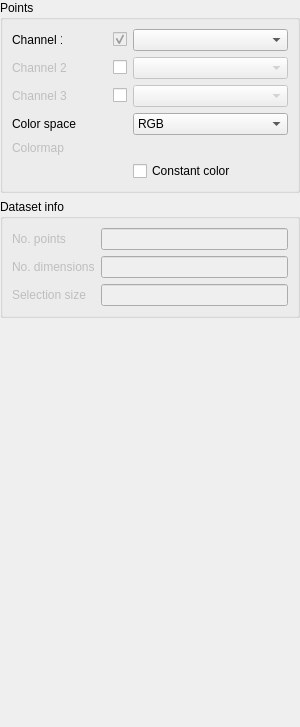
<?xml version="1.0" encoding="UTF-8"?>
<ui version="4.0">
 <class>PointsLayerWidget</class>
 <widget class="QWidget" name="PointsLayerWidget">
  <property name="enabled">
   <bool>true</bool>
  </property>
  <property name="geometry">
   <rect>
    <x>0</x>
    <y>0</y>
    <width>300</width>
    <height>727</height>
   </rect>
  </property>
  <property name="sizePolicy">
   <sizepolicy hsizetype="Minimum" vsizetype="Minimum">
    <horstretch>0</horstretch>
    <verstretch>0</verstretch>
   </sizepolicy>
  </property>
  <property name="maximumSize">
   <size>
    <width>16777215</width>
    <height>16777215</height>
   </size>
  </property>
  <property name="windowTitle">
   <string>Form</string>
  </property>
  <layout class="QVBoxLayout" name="verticalLayout">
   <property name="sizeConstraint">
    <enum>QLayout::SetDefaultConstraint</enum>
   </property>
   <property name="leftMargin">
    <number>0</number>
   </property>
   <property name="topMargin">
    <number>0</number>
   </property>
   <property name="rightMargin">
    <number>0</number>
   </property>
   <property name="bottomMargin">
    <number>0</number>
   </property>
   <item>
    <widget class="QGroupBox" name="groupBox">
     <property name="sizePolicy">
      <sizepolicy hsizetype="Ignored" vsizetype="Preferred">
       <horstretch>0</horstretch>
       <verstretch>0</verstretch>
      </sizepolicy>
     </property>
     <property name="title">
      <string>Points</string>
     </property>
     <layout class="QGridLayout" name="gridLayout">
      <item row="2" column="1">
       <widget class="QComboBox" name="channel1ComboBox">
        <property name="enabled">
         <bool>true</bool>
        </property>
        <property name="sizePolicy">
         <sizepolicy hsizetype="Preferred" vsizetype="Fixed">
          <horstretch>1</horstretch>
          <verstretch>0</verstretch>
         </sizepolicy>
        </property>
       </widget>
      </item>
      <item row="6" column="1">
       <widget class="QComboBox" name="colorSpaceComboBox">
        <item>
         <property name="text">
          <string>RGB</string>
         </property>
        </item>
        <item>
         <property name="text">
          <string>HSL</string>
         </property>
        </item>
        <item>
         <property name="text">
          <string>LAB</string>
         </property>
        </item>
       </widget>
      </item>
      <item row="5" column="0">
       <layout class="QHBoxLayout" name="channel3HorizontalLayout">
        <property name="spacing">
         <number>6</number>
        </property>
        <item>
         <widget class="QLabel" name="channel3Label">
          <property name="enabled">
           <bool>false</bool>
          </property>
          <property name="text">
           <string>Channel 3</string>
          </property>
         </widget>
        </item>
        <item>
         <spacer name="channel3HorizontalSpacer">
          <property name="orientation">
           <enum>Qt::Horizontal</enum>
          </property>
          <property name="sizeHint" stdset="0">
           <size>
            <width>40</width>
            <height>20</height>
           </size>
          </property>
         </spacer>
        </item>
        <item>
         <widget class="QCheckBox" name="channel3CheckBox">
          <property name="text">
           <string/>
          </property>
         </widget>
        </item>
       </layout>
      </item>
      <item row="2" column="0">
       <layout class="QHBoxLayout" name="channel1HorizontalLayout">
        <property name="spacing">
         <number>6</number>
        </property>
        <property name="leftMargin">
         <number>0</number>
        </property>
        <item>
         <widget class="QLabel" name="channel1Label">
          <property name="sizePolicy">
           <sizepolicy hsizetype="Fixed" vsizetype="Preferred">
            <horstretch>0</horstretch>
            <verstretch>0</verstretch>
           </sizepolicy>
          </property>
          <property name="minimumSize">
           <size>
            <width>50</width>
            <height>0</height>
           </size>
          </property>
          <property name="maximumSize">
           <size>
            <width>50</width>
            <height>16777215</height>
           </size>
          </property>
          <property name="text">
           <string>Channel 1</string>
          </property>
         </widget>
        </item>
        <item>
         <spacer name="channel1HorizontalSpacer">
          <property name="orientation">
           <enum>Qt::Horizontal</enum>
          </property>
          <property name="sizeHint" stdset="0">
           <size>
            <width>40</width>
            <height>20</height>
           </size>
          </property>
         </spacer>
        </item>
        <item>
         <widget class="QCheckBox" name="channel1CheckBox">
          <property name="enabled">
           <bool>false</bool>
          </property>
          <property name="text">
           <string/>
          </property>
          <property name="checked">
           <bool>true</bool>
          </property>
         </widget>
        </item>
       </layout>
      </item>
      <item row="10" column="1">
       <widget class="QCheckBox" name="constantColorCheckBox">
        <property name="text">
         <string>Constant color</string>
        </property>
       </widget>
      </item>
      <item row="6" column="0">
       <widget class="QLabel" name="colorSpaceLabel">
        <property name="text">
         <string>Color space</string>
        </property>
       </widget>
      </item>
      <item row="9" column="0">
       <widget class="QLabel" name="colormapLabel">
        <property name="enabled">
         <bool>false</bool>
        </property>
        <property name="text">
         <string>Colormap</string>
        </property>
       </widget>
      </item>
      <item row="4" column="0">
       <layout class="QHBoxLayout" name="channel2HorizontalLayout">
        <property name="spacing">
         <number>6</number>
        </property>
        <property name="bottomMargin">
         <number>0</number>
        </property>
        <item>
         <widget class="QLabel" name="channel2Label">
          <property name="enabled">
           <bool>false</bool>
          </property>
          <property name="text">
           <string>Channel 2</string>
          </property>
         </widget>
        </item>
        <item>
         <spacer name="channel2HorizontalSpacer">
          <property name="orientation">
           <enum>Qt::Horizontal</enum>
          </property>
          <property name="sizeHint" stdset="0">
           <size>
            <width>40</width>
            <height>20</height>
           </size>
          </property>
         </spacer>
        </item>
        <item>
         <widget class="QCheckBox" name="channel2CheckBox">
          <property name="text">
           <string/>
          </property>
         </widget>
        </item>
       </layout>
      </item>
      <item row="4" column="1">
       <widget class="QComboBox" name="channel2ComboBox">
        <property name="enabled">
         <bool>false</bool>
        </property>
        <property name="sizePolicy">
         <sizepolicy hsizetype="Preferred" vsizetype="Fixed">
          <horstretch>1</horstretch>
          <verstretch>0</verstretch>
         </sizepolicy>
        </property>
       </widget>
      </item>
      <item row="5" column="1">
       <widget class="QComboBox" name="channel3ComboBox">
        <property name="enabled">
         <bool>false</bool>
        </property>
        <property name="sizePolicy">
         <sizepolicy hsizetype="Preferred" vsizetype="Fixed">
          <horstretch>1</horstretch>
          <verstretch>0</verstretch>
         </sizepolicy>
        </property>
       </widget>
      </item>
      <item row="9" column="1">
       <widget class="QStackedWidget" name="colorStackedWidget">
        <property name="sizePolicy">
         <sizepolicy hsizetype="Preferred" vsizetype="Fixed">
          <horstretch>0</horstretch>
          <verstretch>0</verstretch>
         </sizepolicy>
        </property>
        <property name="currentIndex">
         <number>1</number>
        </property>
        <widget class="QWidget" name="colorMapPage">
         <layout class="QVBoxLayout" name="verticalLayout_2">
          <property name="spacing">
           <number>0</number>
          </property>
          <property name="leftMargin">
           <number>0</number>
          </property>
          <property name="topMargin">
           <number>0</number>
          </property>
          <property name="rightMargin">
           <number>0</number>
          </property>
          <property name="bottomMargin">
           <number>0</number>
          </property>
          <item>
           <widget class="ColorMapComboBox" name="colorMapComboBox" native="true"/>
          </item>
         </layout>
        </widget>
        <widget class="QWidget" name="colorPickerPage">
         <layout class="QVBoxLayout" name="verticalLayout_3">
          <property name="spacing">
           <number>0</number>
          </property>
          <property name="leftMargin">
           <number>0</number>
          </property>
          <property name="topMargin">
           <number>0</number>
          </property>
          <property name="rightMargin">
           <number>0</number>
          </property>
          <property name="bottomMargin">
           <number>0</number>
          </property>
          <item>
           <widget class="ColorPickerPushButton" name="colorPickerPushButton" native="true"/>
          </item>
         </layout>
        </widget>
       </widget>
      </item>
     </layout>
    </widget>
   </item>
   <item>
    <widget class="QGroupBox" name="datasetInfoGroupBox">
     <property name="title">
      <string>Dataset info</string>
     </property>
     <layout class="QGridLayout" name="gridLayout_2">
      <item row="0" column="1">
       <widget class="QLineEdit" name="noPointsLineEdit">
        <property name="enabled">
         <bool>false</bool>
        </property>
       </widget>
      </item>
      <item row="2" column="1">
       <widget class="QLineEdit" name="selectionSizeLineEdit">
        <property name="enabled">
         <bool>false</bool>
        </property>
       </widget>
      </item>
      <item row="0" column="0">
       <widget class="QLabel" name="noPointsLabel">
        <property name="enabled">
         <bool>false</bool>
        </property>
        <property name="text">
         <string>No. points</string>
        </property>
       </widget>
      </item>
      <item row="2" column="0">
       <widget class="QLabel" name="selectionSizeLabel">
        <property name="enabled">
         <bool>false</bool>
        </property>
        <property name="text">
         <string>Selection size</string>
        </property>
       </widget>
      </item>
      <item row="1" column="0">
       <widget class="QLabel" name="noDimensionsLabel">
        <property name="enabled">
         <bool>false</bool>
        </property>
        <property name="text">
         <string>No. dimensions</string>
        </property>
       </widget>
      </item>
      <item row="1" column="1">
       <widget class="QLineEdit" name="noDimensionsLineEdit">
        <property name="enabled">
         <bool>false</bool>
        </property>
       </widget>
      </item>
     </layout>
    </widget>
   </item>
   <item>
    <spacer name="verticalSpacer">
     <property name="orientation">
      <enum>Qt::Vertical</enum>
     </property>
     <property name="sizeHint" stdset="0">
      <size>
       <width>20</width>
       <height>40</height>
      </size>
     </property>
    </spacer>
   </item>
  </layout>
 </widget>
 <customwidgets>
  <customwidget>
   <class>ColorMapComboBox</class>
   <extends>QWidget</extends>
   <header>colormapcombobox.h</header>
   <container>1</container>
  </customwidget>
  <customwidget>
   <class>ColorPickerPushButton</class>
   <extends>QWidget</extends>
   <header>colorpickerpushbutton.h</header>
   <container>1</container>
  </customwidget>
 </customwidgets>
 <resources/>
 <connections/>
</ui>
